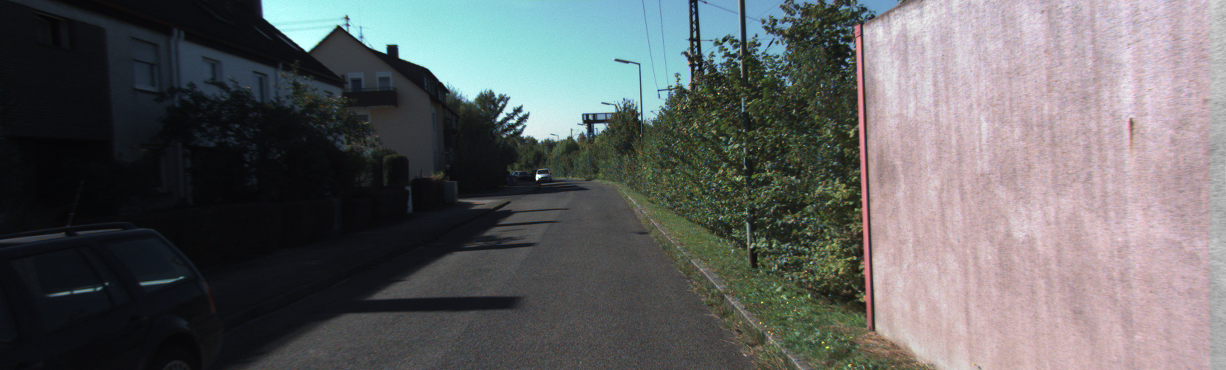
#> input picture Paddlestereo/Example/000001_10_l.png, 1226 x 370 px, found by its file name
$ python mask_augmentation.py
#> lines starting #> are read from the running program, lines starting #| are printed output that depends on the picture
# -*- coding: utf-8 -*-
import random
import numpy as np
import cv2


class MaskAug(object):
    """docstring for ClassName"""
    COLOR_GRAY = 127

    def __init__(self, img_height: int, img_width: int,
                 block_size: int = 2, ratio: float = 0.3) -> None:
#> in debug_main, left_img is the input picture: shape (370, 1226, 3); mean B, G, R 98.7, 98, 96.9
        super().__init__()
        assert((img_height % block_size == 0) and (img_width % block_size == 0))
        self._img_height = img_height
        self._img_width = img_width
        self._block_size = block_size
        self._block_width_num = int(img_width / block_size)
        self._block_height_num = int(img_height / block_size)
        self._block_num = int(img_height * img_width / block_size / block_size)
        self._block_num_list = list(range(0, self._block_num))
        self._sample_num = int(self._block_num * ratio)

    def _generate_mask(self) -> np.array:
        random_sample_list = random.sample(self._block_num_list, self._sample_num)
        mask = np.ones([self._img_height, self._img_width], dtype = float)
        for sample_id in random_sample_list:
            height_id = sample_id // self._block_width_num
            width_id = sample_id % self._block_width_num
            cy = height_id * self._block_size
            cx = width_id * self._block_size
            mask[cy:cy + self._block_size, cx:cx + self._block_size] = 0
        return mask

    def __call__(self, img) -> np.array:
        mask = self._generate_mask()
        img[:, :, 0] = img[:, :, 0] * mask + (1 - mask) * MaskAug.COLOR_GRAY
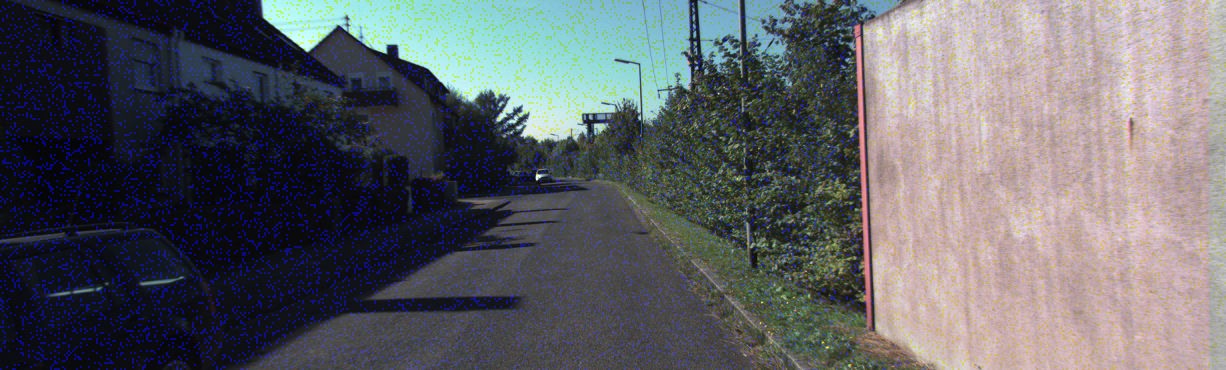
#> img: shape (370, 1226, 3); mean B, G, R 102.9, 98, 96.9
        img[:, :, 1] = img[:, :, 1] * mask + (1 - mask) * MaskAug.COLOR_GRAY
        img[:, :, 2] = img[:, :, 2] * mask + (1 - mask) * MaskAug.COLOR_GRAY
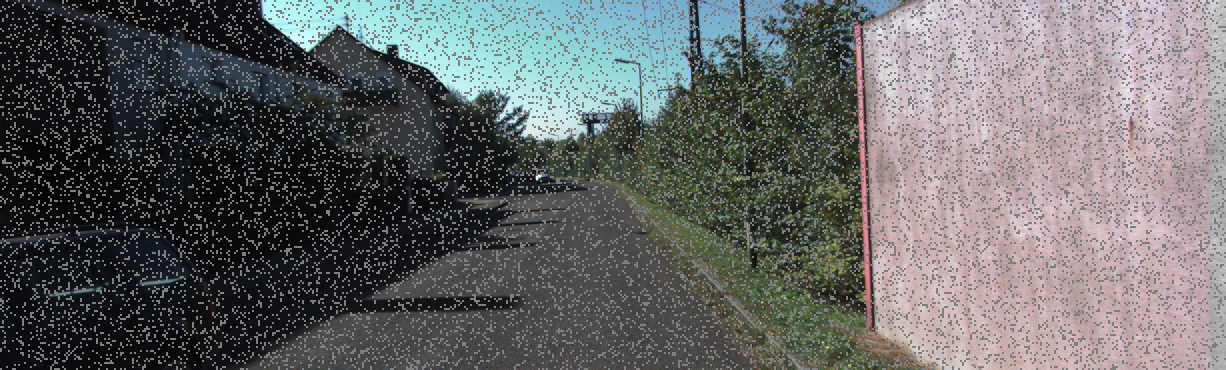
#> img: shape (370, 1226, 3); mean B, G, R 102.9, 102.3, 101.4
        return img, mask


def debug_main():
    mask_aug = MaskAug(370, 1226, ratio=0.15)
    left_img = np.array(cv2.imread('./Example/000001_10_l.png'))
    left_img, mask = mask_aug(left_img)
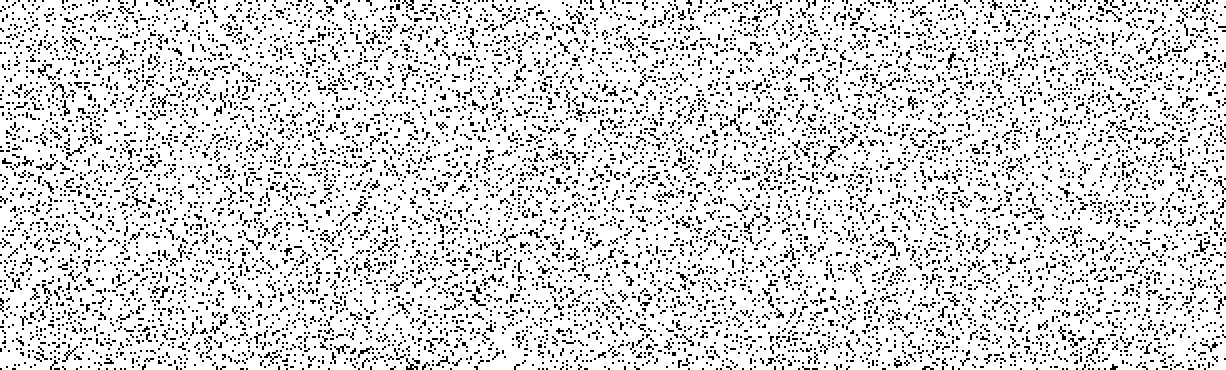
#> mask: shape (370, 1226) float64; values 0 (black) and 1 (white), 85% white; black in thin lines or dots
    cv2.imwrite('./Example/000001_10_l_mask.png', left_img)


if __name__ == "__main__":
    debug_main()

$ run again, with Paddlestereo/Example/000001_10_r.png copied over Paddlestereo/Example/000001_10_l.png
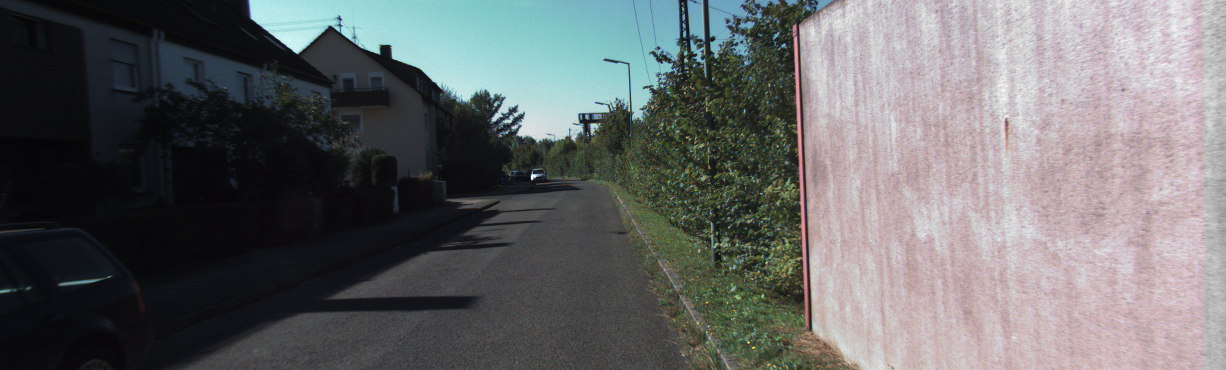
#> input picture Paddlestereo/Example/000001_10_r.png, 1226 x 370 px, found by its file name
#> in debug_main, left_img is the input picture: shape (370, 1226, 3); mean B, G, R 105.1, 104.6, 103.4
#> in __call__, `img[:, :, 0] = img[:, :, 0] * mask + (1 - mask) * MaskAug.COLOR_GRAY`:
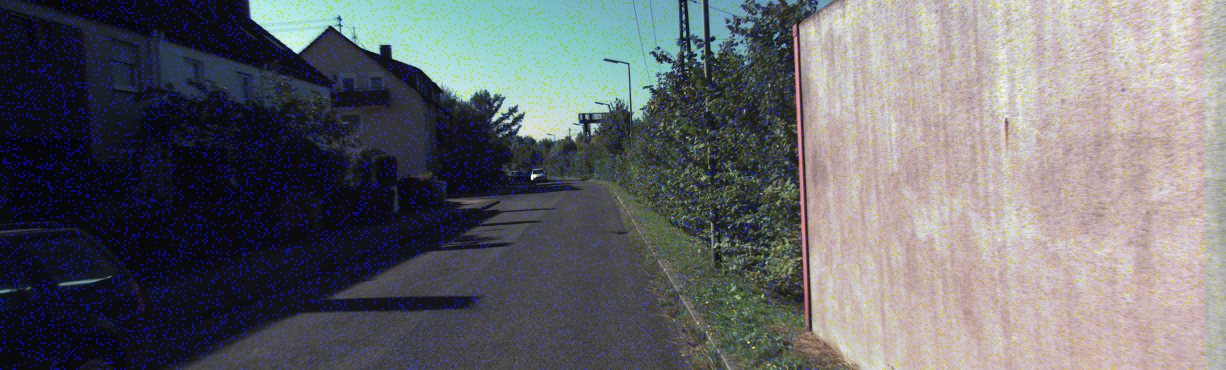
#> img: shape (370, 1226, 3); mean B, G, R 108.4, 104.6, 103.4
#> in __call__, `img[:, :, 2] = img[:, :, 2] * mask + (1 - mask) * MaskAug.COLOR_GRAY`:
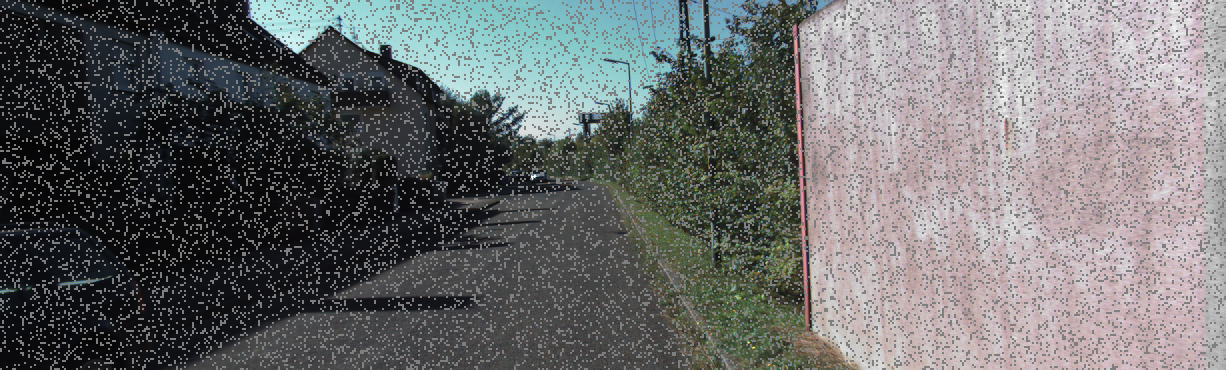
#> img: shape (370, 1226, 3); mean B, G, R 108.4, 107.9, 107
#> mask: shape (370, 1226) float64; values 0 (black) and 1 (white), 85% white; black in thin lines or dots
